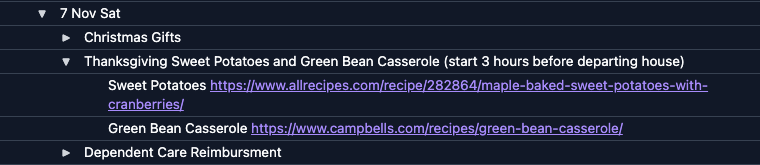
#> input picture assets/bartbot-dailys/part-3/thanksgiving.png, 760 x 165 px, found by its file name
$ python hero_stack.py thanksgiving.png gym.png hero.png
#> lines starting #> are read from the running program, lines starting #| are printed output that depends on the picture; after the words box and inside, x2 and y2 are one past the last pixel; in counts of white or black regions, pixels touching at a corner belong together
### tools/bartbot-dailys/hero_composite.py
#!/usr/bin/env python3
"""Build a Running My Day hero image from two real screenshots.

The series' heroes are never AI-generated. They're the part's own evidence images
composited locally: a wide base image with a smaller card overlapping it, both as
rounded cards with shadows, on a muted plum ground.

Part 1 used the Google Calendar day column as the base and the Dailys list as the
card. Later parts use their own two images, same treatment.

Requires Pillow. The nano-banana venv has it:
    ~/Projects/nano-banana-experiments/venv/bin/python

Usage:
    python hero_composite.py BASE.png CARD.png OUT.png [options]

Options (all optional, defaults are Part 1's published settings):
    --bg RRGGBB     background hex, default 4a4166 (muted plum)
    --pad N         border around everything, default 20
    --overlap N     how far the card sits over the base, default 220
    --card-y N      card's top edge, default 290 (omit to centre vertically)
    --crop L,T,R,B  crop the base first; Part 1 used 252,0,1203,706 to drop
                    Google Calendar's left sidebar
    --scale F       scale the card, default 1.0 (keep it small: in Part 1 the
                    list's smallness is part of the argument)

Part 1's exact command:
    python hero_composite.py calendar-sept-13.png list-13-sept.png hero.png \
        --crop 252,0,1203,706 --pad 20 --overlap 220 --card-y 290
    -> 1423x746, about 1.9:1, which survives Squarespace's featured-image crop.
"""
import argparse
from PIL import Image, ImageDraw, ImageFilter

RADIUS = 18


def rounded(img, radius=RADIUS):
    mask = Image.new("L", img.size, 0)
    ImageDraw.Draw(mask).rounded_rectangle((0, 0, img.width - 1, img.height - 1),
                                           radius=radius, fill=255)
    out = Image.new("RGBA", img.size, (0, 0, 0, 0))
    out.paste(img, (0, 0), mask)
    border = Image.new("RGBA", img.size, (0, 0, 0, 0))
    ImageDraw.Draw(border).rounded_rectangle((0, 0, img.width - 1, img.height - 1),
                                             radius=radius, outline=(255, 255, 255, 26), width=1)
    return Image.alpha_composite(out, border)


def drop_shadow(canvas, box, alpha, blur, dy, size):
    x, y, w, h = box
    layer = Image.new("RGBA", size, (0, 0, 0, 0))
    ImageDraw.Draw(layer).rounded_rectangle((x + 2, y + dy, x + w + 2, y + h + dy),
                                            radius=RADIUS, fill=(0, 0, 0, alpha))
    return Image.alpha_composite(canvas, layer.filter(ImageFilter.GaussianBlur(blur)))


# [40 lines left out: function main, not called in this run]


# [2 lines that do not run on import are left out]

### tools/bartbot-dailys/hero_stack.py
#!/usr/bin/env python3
"""Build a Running My Day hero from two WIDE screenshots, stacked and offset.

hero_composite.py lays a small card beside a wide base. When both evidence images are
full-width list captures (Part 3: the Thanksgiving day and the gym day, 760px each), side by
side comes out far too wide. This lays the BACK card top-right and the FRONT card bottom-left,
with the front card covering the back card's last rows, in the same rounded-card-and-shadow
treatment on the same plum ground.

Requires Pillow. The nano-banana venv has it:
    ~/Projects/nano-banana-experiments/venv/bin/python

Usage:
    python hero_stack.py FRONT.png BACK.png OUT.png [options]

Options (defaults are Part 3's published settings):
    --back-crop L,T,R,B  crop the back image first, default 0,0,600,265
    --dx N               back card's left edge relative to the front card's, default 250
    --cover N            how many px of the back card's bottom the front card covers, default 48
                         (use a multiple of the 24px row height so no row is cut in half)
    --pad N              left/right border, default 20
    --pady N             top/bottom border, default 42 (tune this to land near 1.9:1)
    --bg RRGGBB          background hex, default 4a4166 (muted plum)

Part 3's exact command:
    python hero_stack.py thanksgiving.png gym.png hero.png
    -> 890x466, 1.91:1
"""
import argparse
import os
import sys

sys.path.insert(0, os.path.dirname(os.path.abspath(__file__)))
from hero_composite import rounded, drop_shadow  # noqa: E402
from PIL import Image  # noqa: E402


def main():
    ap = argparse.ArgumentParser()
    ap.add_argument("front"); ap.add_argument("back"); ap.add_argument("out")
    ap.add_argument("--back-crop", default="0,0,600,265")
    ap.add_argument("--dx", type=int, default=250)
    ap.add_argument("--cover", type=int, default=48)
    ap.add_argument("--pad", type=int, default=20)
    ap.add_argument("--pady", type=int, default=42)
    ap.add_argument("--bg", default="4a4166")
    a = ap.parse_args()

    bg = tuple(int(a.bg.lstrip("#")[i:i + 2], 16) for i in (0, 2, 4))
    front = Image.open(a.front).convert("RGB")
#> front is the input picture: PIL image 760x165 RGB; mean R, G, B 32.3, 38, 55.9
    back = Image.open(a.back).convert("RGB").crop(tuple(int(v) for v in a.back_crop.split(",")))
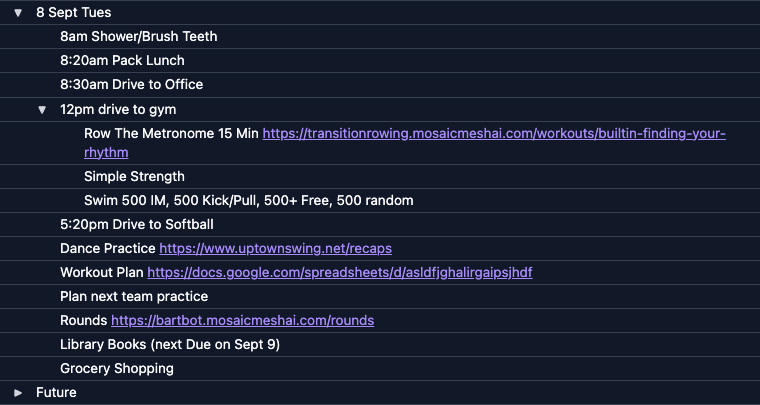
#> input picture assets/bartbot-dailys/part-3/gym.png, 760 x 405 px, found by its file name
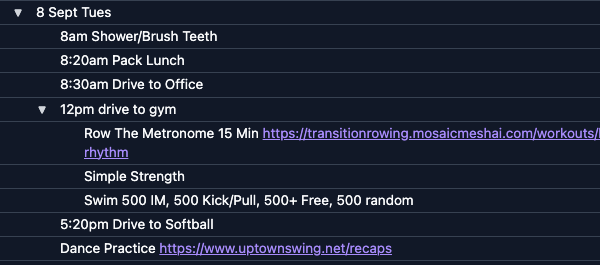
#> back: PIL image 600x265 RGB; mean R, G, B 29.3, 35.6, 51.8

    front_y = a.pady + back.height - a.cover
#> front_y = 259
    W = a.pad + max(front.width, a.dx + back.width) + a.pad
#> W = 890
    H = front_y + front.height + a.pady
#> H = 466
    canvas = Image.new("RGBA", (W, H), bg + (255,))

    canvas = drop_shadow(canvas, (a.pad + a.dx, a.pady, back.width, back.height), 120, 22, 10, (W, H))
#> in drop_shadow, `layer = Image.new("RGBA", size, (0, 0, 0, 0))`: layer: PIL image 890x466 RGBA; every value is 0
#> in drop_shadow, `return Image.alpha_composite(canvas, layer.filter(ImageFilter.Gaussian..`:
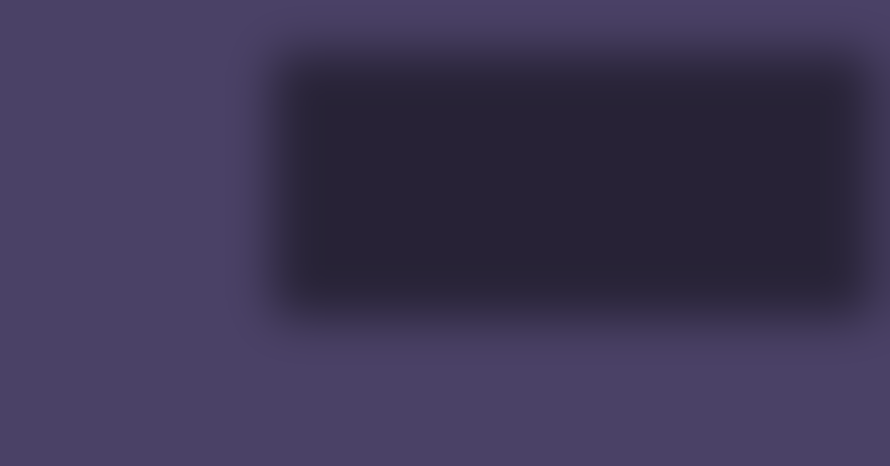
#> returned value: PIL image 890x466 RGBA; mean R, G, B, A 60.6, 53.2, 83.6, 255
    canvas.alpha_composite(rounded(back), (a.pad + a.dx, a.pady))
#> in rounded, `mask = Image.new("L", img.size, 0)`: mask: PIL image 600x265 L; every value is 0
#> in rounded, `ImageDraw.Draw(mask).rounded_rectangle((0, 0, img.width - 1, img.heigh..`:
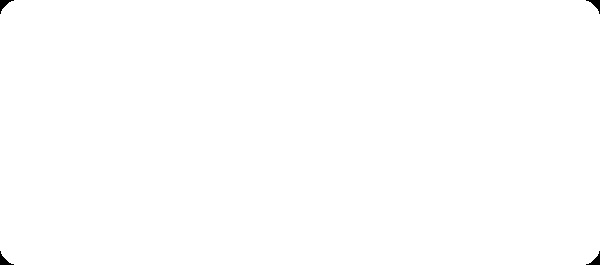
#> mask: PIL image 600x265 L; 99.8% white; 4 black regions, box (x1, y1, x2, y2) and area: (0, 0, 14, 14) 74, (586, 0, 600, 14) 74, (0, 251, 14, 265) 74, (586, 251, 600, 265) 74
#> in rounded, `out = Image.new("RGBA", img.size, (0, 0, 0, 0))`: out: PIL image 600x265 RGBA; every value is 0
    canvas = drop_shadow(canvas, (a.pad, front_y, front.width, front.height), 160, 26, 16, (W, H))
#> call 2 of drop_shadow, with box = (20, 259, 760, 165), alpha = 160, blur = 26, dy = 16, size = (890, 466)
#> in drop_shadow (call 2), `ImageDraw.Draw(layer).rounded_rectangle((x + 2, y + dy, x + w + 2, y +..`:
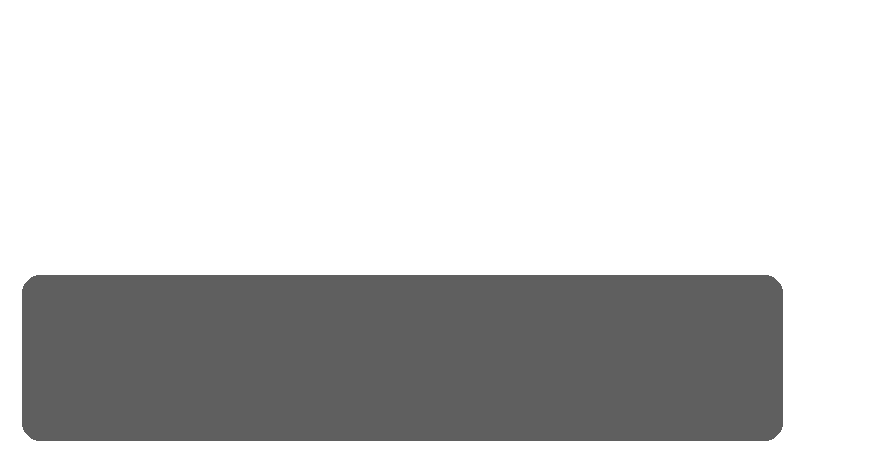
#> layer: PIL image 890x466 RGBA; mean R, G, B, A 0, 0, 0, 48.6; transparent parts drawn white
    canvas.alpha_composite(rounded(front), (a.pad, front_y))
#> call 2 of rounded, with radius = 18
#> in rounded (call 2), `mask = Image.new("L", img.size, 0)`: mask: PIL image 760x165 L; every value is 0
#> in rounded (call 2), `ImageDraw.Draw(mask).rounded_rectangle((0, 0, img.width - 1, img.heigh..`:
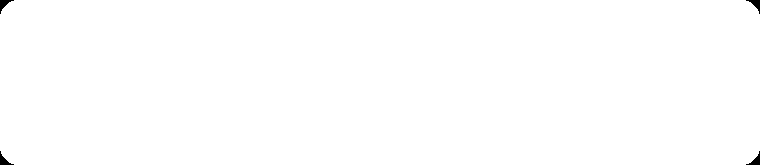
#> mask: PIL image 760x165 L; 99.8% white; 4 black regions, box (x1, y1, x2, y2) and area: (0, 0, 14, 14) 74, (746, 0, 760, 14) 74, (0, 151, 14, 165) 74, (746, 151, 760, 165) 74
#> in rounded (call 2), `out = Image.new("RGBA", img.size, (0, 0, 0, 0))`: out: PIL image 760x165 RGBA; every value is 0
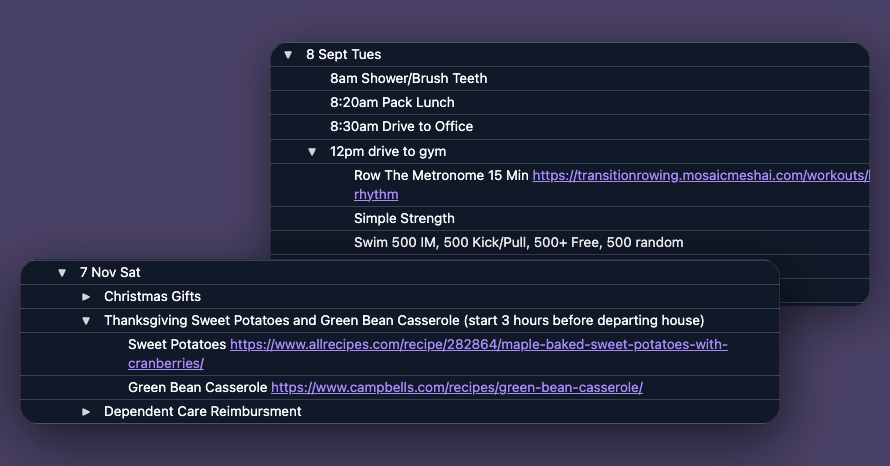
#> canvas: PIL image 890x466 RGBA; mean R, G, B, A 44, 44.8, 67.7, 255

    canvas.convert("RGB").save(a.out, "PNG", optimize=True)
    print(f"{a.out}: {W}x{H}  ratio {W / H:.2f}:1  bg #{a.bg}")
#| hero.png: 890x466  ratio 1.91:1  bg #4a4166


if __name__ == "__main__":
    main()
